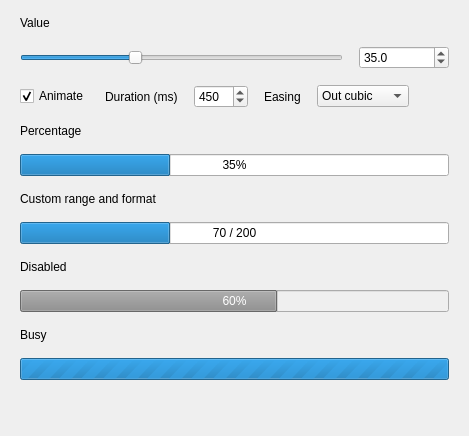
<?xml version="1.0" encoding="utf-8"?>
<ui version="4.0">
 <class>ProgressPage</class>
 <widget class="QWidget" name="ProgressPage">
  <layout class="QVBoxLayout" name="progressPageLayout">
   <property name="spacing">
    <number>16</number>
   </property>
   <property name="leftMargin">
    <number>20</number>
   </property>
   <property name="topMargin">
    <number>16</number>
   </property>
   <property name="rightMargin">
    <number>20</number>
   </property>
   <property name="bottomMargin">
    <number>16</number>
   </property>
   <item>
    <widget class="QLabel" name="progressValueLabel">
     <property name="text">
      <string>Value</string>
     </property>
    </widget>
   </item>
   <item>
    <layout class="QHBoxLayout" name="progressValueLayout">
     <item>
      <widget class="QSlider" name="progressValueSlider">
       <property name="orientation">
        <enum>Qt::Horizontal</enum>
       </property>
       <property name="maximum">
        <number>100</number>
       </property>
       <property name="value">
        <number>35</number>
       </property>
      </widget>
     </item>
     <item>
      <widget class="QDoubleSpinBox" name="progressValueSpin">
       <property name="minimumSize">
        <size>
         <width>90</width>
         <height>0</height>
        </size>
       </property>
       <property name="decimals">
        <number>1</number>
       </property>
       <property name="maximum">
        <double>100.000000000000000</double>
       </property>
       <property name="singleStep">
        <double>0.100000000000000</double>
       </property>
       <property name="value">
        <double>35.000000000000000</double>
       </property>
      </widget>
     </item>
    </layout>
   </item>
   <item>
    <layout class="QHBoxLayout" name="progressSettingsLayout">
     <item>
      <widget class="QCheckBox" name="progressAnimationCheck">
       <property name="text">
        <string>Animate</string>
       </property>
       <property name="checked">
        <bool>true</bool>
       </property>
      </widget>
     </item>
     <item>
      <widget class="QLabel" name="progressDurationLabel">
       <property name="text">
        <string>Duration (ms)</string>
       </property>
      </widget>
     </item>
     <item>
      <widget class="QSpinBox" name="progressDurationSpin">
       <property name="maximum">
        <number>3000</number>
       </property>
       <property name="singleStep">
        <number>50</number>
       </property>
       <property name="value">
        <number>450</number>
       </property>
      </widget>
     </item>
     <item>
      <widget class="QLabel" name="progressCurveLabel">
       <property name="text">
        <string>Easing</string>
       </property>
      </widget>
     </item>
     <item>
      <widget class="QComboBox" name="progressCurveCombo">
       <item>
        <property name="text">
         <string>Out cubic</string>
        </property>
       </item>
       <item>
        <property name="text">
         <string>Linear</string>
        </property>
       </item>
       <item>
        <property name="text">
         <string>In-out cubic</string>
        </property>
       </item>
       <item>
        <property name="text">
         <string>Out quart</string>
        </property>
       </item>
      </widget>
     </item>
     <item>
      <spacer name="progressSettingsSpacer">
       <property name="orientation">
        <enum>Qt::Horizontal</enum>
       </property>
       <property name="sizeHint" stdset="0">
        <size>
         <width>40</width>
         <height>20</height>
        </size>
       </property>
      </spacer>
     </item>
    </layout>
   </item>
   <item>
    <widget class="QLabel" name="progressStandardLabel">
     <property name="text">
      <string>Percentage</string>
     </property>
    </widget>
   </item>
   <item>
    <widget class="ProgressBar" name="progressStandard">
     <property name="value">
      <number>35</number>
     </property>
    </widget>
   </item>
   <item>
    <widget class="QLabel" name="progressCountLabel">
     <property name="text">
      <string>Custom range and format</string>
     </property>
    </widget>
   </item>
   <item>
    <widget class="ProgressBar" name="progressCount">
     <property name="maximum">
      <number>200</number>
     </property>
     <property name="value">
      <number>70</number>
     </property>
     <property name="format">
      <string>%v / %m</string>
     </property>
     <property name="trackColor">
      <color>
       <red>231</red>
       <green>236</green>
       <blue>240</blue>
      </color>
     </property>
     <property name="progressColor">
      <color>
       <red>25</red>
       <green>150</green>
       <blue>121</blue>
      </color>
     </property>
     <property name="border">
      <color>
       <red>175</red>
       <green>187</green>
       <blue>194</blue>
      </color>
     </property>
     <property name="textColor">
      <color>
       <red>35</red>
       <green>47</green>
       <blue>54</blue>
      </color>
     </property>
     <property name="cornerRadius">
      <number>5</number>
     </property>
    </widget>
   </item>
   <item>
    <widget class="QLabel" name="progressDisabledLabel">
     <property name="text">
      <string>Disabled</string>
     </property>
    </widget>
   </item>
   <item>
    <widget class="ProgressBar" name="progressDisabled">
     <property name="value">
      <number>60</number>
     </property>
     <property name="enabled">
      <bool>false</bool>
     </property>
    </widget>
   </item>
   <item>
    <widget class="QLabel" name="progressBusyLabel">
     <property name="text">
      <string>Busy</string>
     </property>
    </widget>
   </item>
   <item>
    <widget class="ProgressBar" name="progressBusy">
     <property name="maximum">
      <number>0</number>
     </property>
    </widget>
   </item>
   <item>
    <spacer name="progressContentSpacer">
     <property name="orientation">
      <enum>Qt::Vertical</enum>
     </property>
     <property name="sizeHint" stdset="0">
      <size>
       <width>20</width>
       <height>40</height>
      </size>
     </property>
    </spacer>
   </item>
  </layout>
 </widget>
 <customwidgets>
  <customwidget>
   <class>ProgressBar</class>
   <extends>QProgressBar</extends>
   <header>animatedwidgets/progressbars/progressbar.h</header>
  </customwidget>
 </customwidgets>
 <connections />
</ui>
